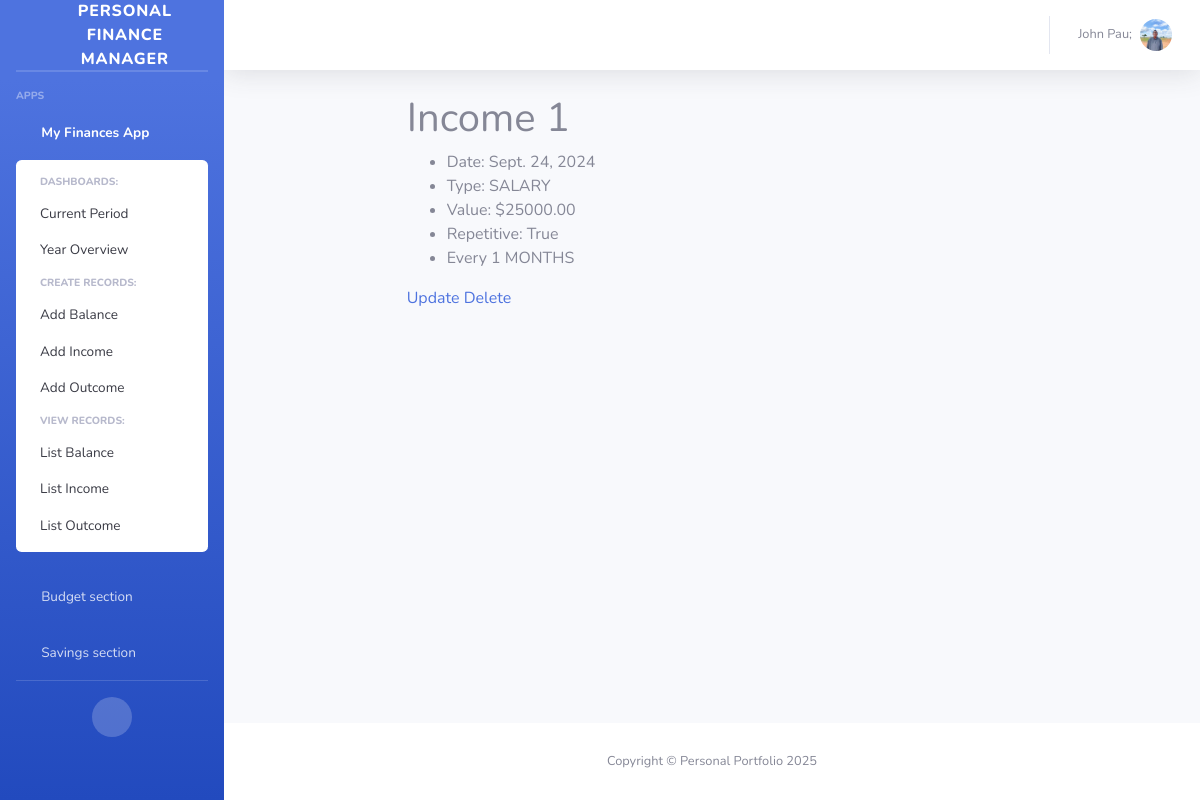
Page /my_finances/income_detail/1 (signed in) on the committed database.
### accounts/models.py (models this page shows, shortened)
class CustomUser(AbstractUser, PermissionsMixin):
    first_name = models.CharField(_('first name'), max_length=30, blank=False, null=False, unique=True)
    last_name = models.CharField(_('last name'), max_length=30, blank=False, null=False, unique=True)
    email = models.EmailField(_('email address'), unique=True, blank=False, null=False)
    phone_number = PhoneNumberField(null=False, blank=False, unique=True)
    is_active = models.BooleanField(_('active'), default=False)
    is_staff = models.BooleanField(_('staff status'), default=False)
    enable_two_factor_authentication = models.BooleanField(null=True, blank=True)
    date_joined = models.DateTimeField(_('date joined'), default=timezone.now)
    email_verified = models.BooleanField(_('email verified'), default=False,
                                         help_text=_('Designates whether the user has verified their email.'))
    objects = CustomUserManager()
    USERNAME_FIELD = 'email'
    REQUIRED_FIELDS = ['first_name', 'last_name']

class Profile(models.Model):
    user = models.OneToOneField(settings.AUTH_USER_MODEL, on_delete=models.CASCADE)
    avatar = models.ImageField(
        default='avatar.jpg',  # default avatar
        upload_to='profile_avatars'  # dir to store the image
    )
    bio = models.CharField(max_length=1000)
    updated_at = models.DateTimeField(auto_now=True)
    created_at = models.DateTimeField(auto_now_add=True)

### my_finances/models.py (models this page shows, shortened)
class Income(models.Model):
    class ITypes(models.IntegerChoices):
        SAL = 1, "SALARY"
        BON = 2, "BONUS"
        GIF = 3, "GIFT"
        OTH = 4, "OTHER"
        SAV = 5, "SAVINGS"
    class RInterval(models.IntegerChoices):
        NA = 1, 'N/A'
        DAY = 2, 'DAYS'
        WEK = 3, 'WEEKS'
        MON = 4, 'MONTHS'
        YEA = 5, 'YEARS'
    user = models.ForeignKey(settings.AUTH_USER_MODEL, on_delete=models.CASCADE, related_name='user_incomes')
    value = models.DecimalField(max_digits=10, decimal_places=2)
    date = models.DateField()
    type = models.PositiveSmallIntegerField(choices=ITypes.choices)
    repetitive = models.BooleanField(default=False)
    repetition_interval = models.PositiveSmallIntegerField(choices=RInterval.choices, default=1)
    repetition_time = models.PositiveSmallIntegerField(default=0)
    repetition_end = models.DateField(null=True, blank=True)
    comment = models.TextField(null=True, blank=True)
    updated_at = models.DateTimeField(auto_now=True)
    created_at = models.DateTimeField(auto_now_add=True)
    class Meta:
        verbose_name_plural = 'incomes'

### my_finances/views.py (the view)
# urls.py: path('income_detail/<pk>', views.IncomeDetailView.as_view(), name='income_detail'),
@method_decorator(login_required, name='dispatch')
@method_decorator(csrf_protect, name='dispatch')
class IncomeDetailView(DetailView):
    model = Income
    template_name = 'my_finances/balance_income_outcome_detail.html'
    extra_context = {'detail_what': 'Income'}
    def get_queryset(self):
        user = self.request.user
        return Income.objects.filter(user=user)

### helper/context_processors.py (called while the page is built)
def add_custom_context(request):
    return {
        'app_name': request.resolver_match.app_name,
        'page_path': request.path,
        'today': datetime.today(),
        'user': request.user if request.user.is_authenticated else None
    }

### templates/my_finances/balance_income_outcome_detail.html
{% extends 'base2.html' %}
{% block content %}
<div class="row">
    <div class="col-lg-8 mx-auto">
        <h1>{{detail_what}} {{object.id}}</h1>
        <ul>
            <li>Date: {{object.date|date}}</li>
            <li> Type: {{object.get_type_display}}</li>
            <li> Value: ${{object.value}}</li>
        {% if detail_what != 'Balance' %}
            <li> Repetitive: {{object.repetitive}}</li>
            {% if object.repetitive %}
            <li> Every {{object.repetition_time}} {{income.get_repetition_interval_display}}</li>
            {% endif %}
        {% endif %}
        </ul>
        {% if detail_what == 'Income' %}
        <a href="{% url 'my_finances:income_update' object.id %}">Update</a>
        <a href="{% url 'my_finances:income_delete' object.id %}">Delete</a>
        {% elif detail_what == 'Outcome' %}
        <a href="{% url 'my_finances:outcome_update' object.id %}">Update</a>
        <a href="{% url 'my_finances:outcome_delete' object.id %}">Delete</a>
        {% else %}
        <a href="{% url 'my_finances:balance_update' object.id %}">Update</a>
        <a href="{% url 'my_finances:balance_delete' object.id %}">Delete</a>
        {% endif %}
    </div>
</div>
{% endblock %}

### templates/base2.html (shortened to what this page needs)
{% load static %}
{% load crispy_forms_tags %}
<html lang="en">
<head>
    <link href="{% static 'vendor/fontawesome-free/css/all.min.css' %}" rel="stylesheet" type="text/css">
    <link href="{% static 'css/sb-admin-2.min.css' %}" rel="stylesheet">
</head>
<body id="page-top">
<div id="wrapper">
    <ul class="navbar-nav bg-gradient-primary sidebar sidebar-dark accordion" id="accordionSidebar">
        <a class="sidebar-brand d-flex align-items-center justify-content-center" href="{% url 'website:index' %}">
            <div class="sidebar-brand-icon rotate-n-15">
                <i class="fas fa-laugh-wink"></i>
            </div>
            <div class="sidebar-brand-text mx-3">Personal Finance Manager</div>
        </a>
        <hr class="sidebar-divider my-0">
        <hr class="sidebar-divider">
        <div class="sidebar-heading">
            Apps
        </div>
        {% if user %}
            <li class="nav-item{% if app_name == 'my_finances' %} active{% endif %}">
                <a class="nav-link{% if app_name != 'my_finances' %} collapsed{% endif %}" href="#"
                   data-toggle="collapse" data-target="#collapseTwo"
                   aria-expanded="true" aria-controls="collapseTwo">
                    <i class="fas fa-fw fa-cog"></i>
                    <span>My Finances App</span>
                </a>
                <div id="collapseTwo" class="collapse{% if app_name == 'my_finances' %} show{% endif %}"
                     aria-labelledby="headingTwo" data-parent="#accordionSidebar">
                    <div class="bg-white py-2 collapse-inner rounded">
                        <h6 class="collapse-header">Dashboards:</h6>
                        {% url 'my_finances:current_period' as my_finances_current_period %}
                        {% url 'my_finances:year_overview' as my_finances_year_overview %}
                        <a class="collapse-item{% if page_path == my_finances_current_period %} active{% endif %}"
                           href="{{ my_finances_current_period }}">Current Period</a>
                        <a class="collapse-item{% if page_path == my_finances_year_overview %} active{% endif %}"
                           href="{{ my_finances_year_overview }}">Year Overview</a>
                        <h6 class="collapse-header">Create records:</h6>
                        {% url 'my_finances:balance_create' as my_finances_balance_create %}
                        {% url 'my_finances:income_create' as my_finances_income_create %}
                        {% url 'my_finances:outcome_create' as my_finances_outcome_create %}
                        <a class="collapse-item{% if page_path == my_finances_balance_create %} active{% endif %}"
                           href="{{ my_finances_balance_create }}">Add Balance</a>
                        <a class="collapse-item{% if page_path == my_finances_income_create %} active{% endif %}"
                           href="{{ my_finances_income_create }}">Add Income</a>
                        <a class="collapse-item{% if page_path == my_finances_outcome_create %} active{% endif %}"
                           href="{{ my_finances_outcome_create }}">Add Outcome</a>
                        <h6 class="collapse-header">View records:</h6>
                        {% url 'my_finances:balance_list' as my_finances_balance_list %}
                        {% url 'my_finances:income_list' as my_finances_income_list %}
                        {% url 'my_finances:outcome_list' as my_finances_outcome_list %}
                        <a class="collapse-item{% if page_path == my_finances_balance_list %} active{% endif %}"
                           href="{{ my_finances_balance_list }}">List Balance</a>
                        <a class="collapse-item{% if page_path == my_finances_income_list %} active{% endif %}"
                           href="{{ my_finances_income_list }}">List Income</a>
                        <a class="collapse-item{% if page_path == my_finances_outcome_list %} active{% endif %}"
                           href="{{ my_finances_outcome_list }}">List Outcome</a>
                    </div>
                </div>
            </li>
       <li class="nav-item{% if app_name == 'budget_section' %} active{% endif %}">
            <a class="nav-link{% if app_name != 'budget_section' %} collapsed{% endif %}" href="#"
               data-toggle="collapse" data-target="#collapse2"
               aria-expanded="true" aria-controls="collapse2">
                <i class="fas fa-fw fa-cog"></i>
                <span>Budget section</span>
            </a>
                    {% url 'budget_section:budget_create' as budget_section_budget_create %}
                    {% url 'budget_section:category_create' as budget_section_category_create %}
                    {% url 'budget_section:transaction_create' as budget_section_transaction_create %}
                     {% url 'budget_section:budget_list' as budget_section_budget_list %}
                    {% url 'budget_section:category_list' as budget_section_category_list %}
                    {% url 'budget_section:transaction_list' as budget_section_transaction_list %}
        </li>
          <li class="nav-item{% if app_name == 'savings_section' %} active{% endif %}">
            <a class="nav-link{% if app_name != 'savings_section' %} collapsed{% endif %}" href="#"
               data-toggle="collapse" data-target="#collapse3"
               aria-expanded="true" aria-controls="collapse3">
                <i class="fas fa-fw fa-cog"></i>
                <span>Savings section</span>
            </a>
                    {% url 'savings_section:savings_create' as savings_section_savings_create %}
                    {% url 'savings_section:deposit_create' as savings_section_deposit_create %}
                    {% url 'savings_section:withdrawal_create' as savings_section_withdrawal_create %}
                    {% url 'savings_section:savings_goal_create' as savings_section_savings_goal_create %}
                    {% url 'savings_section:savings_list' as savings_section_savings_list %}
                    {% url 'savings_section:deposits_list' as savings_section_deposit_list %}
                    {% url 'savings_section:withdrawals_list' as savings_section_withdrawal_list %}
                    {% url 'savings_section:savings_goals_list' as savings_section_savings_goal_list %}
        </li>
        {% endif %}
        <hr class="sidebar-divider">
        <div class="text-center d-none d-md-inline">
            <button class="rounded-circle border-0" id="sidebarToggle"></button>
        </div>
    </ul>
    <div id="content-wrapper" class="d-flex flex-column">
        <div id="content">
            <nav class="navbar navbar-expand navbar-light bg-white topbar mb-4 static-top shadow">
                <ul class="navbar-nav ml-auto">
                    <li class="nav-item dropdown no-arrow">
                        {% if user %}
                            <a class="nav-link dropdown-toggle" href="#" id="userDropdown" role="button"
                               data-toggle="dropdown" aria-haspopup="true" aria-expanded="false">
                                <span class="mr-2 d-none d-lg-inline text-gray-600 small">{{ user.first_name }} {{ user.last_name }}</span>
                                <img class="img-profile rounded-circle"
                                     src="{{user.profile.avatar.url}}" alt="{{ user.username }}">
                            </a>
                        {% endif %}
                    </li>
                </ul>
            </nav>
            <div class="container-fluid">
                {% block content %}
                {% endblock %}
            </div>
        </div>
        <footer class="sticky-footer bg-white">
            <div class="container my-auto">
                <div class="copyright text-center my-auto">
                    <span>Copyright &copy; Personal Portfolio {{ today.year }}</span>
                </div>
            </div>
        </footer>
    </div>
</div>
</body>
</html>

### rows in the picture
CustomUser: first_name "John", last_name "Pau;", profile.avatar (picture)
Income: id "1", date "Sept. 24, 2024", type "SALARY", value "25000.00", repetitive "True", repetition_time "1", repetition_interval "MONTHS"

### other values in the picture
{{ detail_what }} "Income"
